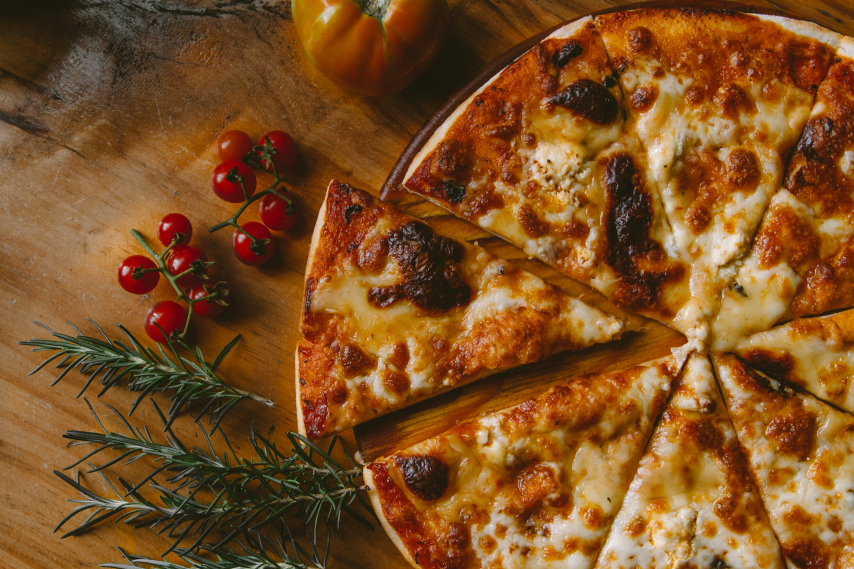
#> input picture examples/pizza-vite-gsap/assets-src/pizza-table.jpg, 2560 x 1707 px, found by its file name (shown at 1/3 size)
$ python make-scrub-video.py assets-src/pizza-table.jpg public/video/oven-scrub.mp4
#> lines starting #> are read from the running program, lines starting #| are printed output that depends on the picture
#!/usr/bin/env python3
"""Render the scrub clip from one still: head loop, scrub band, tail loop.

    python3 scripts/make-scrub-video.py assets-src/pizza-table.jpg public/video/oven-scrub.mp4

The clip is built so its two loops are seamless BY CONSTRUCTION rather than
measured after the fact (video.md section 2 describes the measuring route
for a real render). 30 fps, 300 frames:

  frames   0..60   head: a periodic "breath" (period 60), frame 60 == frame 0
  frames  61..240  scrub: zoom 1.00 -> 1.55, rotate 0 -> -14 deg, smoothstep
  frames 240..299  tail: a periodic breath around the end pose (period 58),
                   frame 298 == frame 240

scrubStage.ts options that match (see src/main.ts):
  headLoop { fromFrame: 1, matchFrame: 61 }   frame[fromFrame-1] == frame[matchFrame-1]
  tailLoop { fromFrame: 241 }                 frame[240] == frame[298] (the wrap frame)

Encoded all-intra (`-g 1 -bf 0`, keyint=1) because this asset is scrubbed:
every seek must be a one-frame decode (video.md section 1).
"""
import math
import subprocess
import sys

from PIL import Image

W, H, FPS, N = 1280, 720, 30, 300
HEAD_P, TAIL_P = 60, 58
SCRUB_A, SCRUB_B = 60, 240
Z0, Z1 = 1.0, 1.55
A0, A1 = 0.0, -14.0
BREATH_Z, BREATH_A = 0.018, 0.8


def smoothstep(t: float) -> float:
    t = min(1.0, max(0.0, t))
    return t * t * (3 - 2 * t)


def pose(n: int) -> tuple[float, float]:
    if n <= SCRUB_A:
        ph = 2 * math.pi * n / HEAD_P
        return Z0 + BREATH_Z * (1 - math.cos(ph)) / 2, A0 + BREATH_A * math.sin(ph)
    if n <= SCRUB_B:
        k = smoothstep((n - SCRUB_A) / (SCRUB_B - SCRUB_A))
        return Z0 + (Z1 - Z0) * k, A0 + (A1 - A0) * k
    ph = 2 * math.pi * (n - SCRUB_B) / TAIL_P
    return Z1 + BREATH_Z * (1 - math.cos(ph)) / 2, A1 + BREATH_A * math.sin(ph)


def main() -> None:
    src, out = sys.argv[1], sys.argv[2]
    img = Image.open(src).convert('RGB')
#> img is the input picture: PIL image 2560x1707 RGB; mean R, G, B 126.6, 80.3, 35.1
    # Cover the output frame with margin so a rotated frame never shows a corner.
    base_scale = max(W / img.width, H / img.height) * 1.25
#> base_scale = 0.625
    base = img.resize((round(img.width * base_scale), round(img.height * base_scale)), Image.LANCZOS)
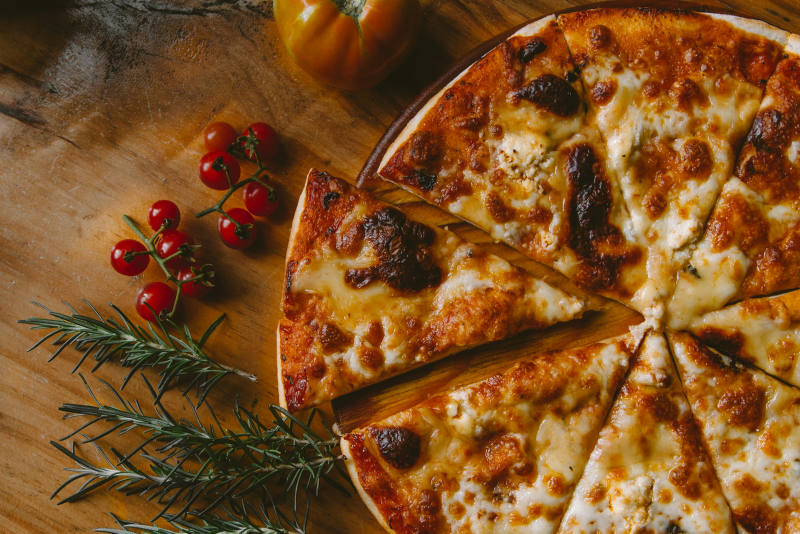
#> base: PIL image 1600x1067 RGB (shown at 1/2 size); mean R, G, B 126.6, 80.3, 35.1
    # Subject point: the pizza's centre in the source still (normalised).
    sx, sy = 0.66, 0.52
    cx, cy = base.width * sx, base.height * sy
#> cx = 1056; cy = 554.8

#> (the run stopped early here; a loop or call above may not have finished)
